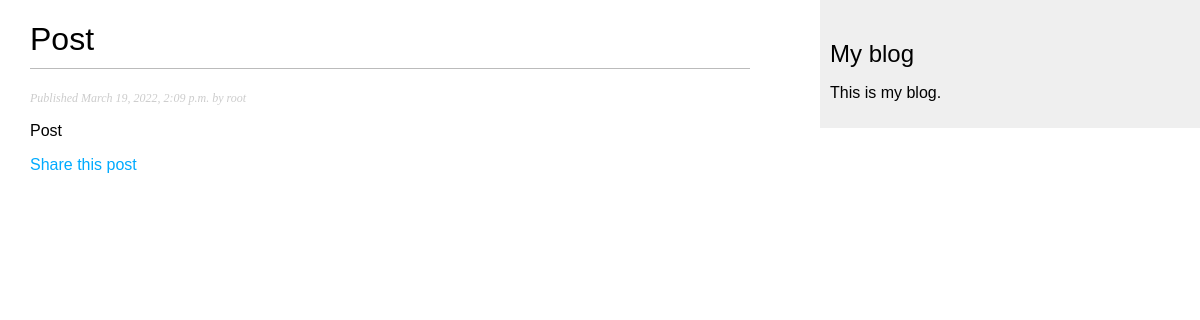
Page /blog/2022/3/19/post/ on the committed database.
### blog/models.py (models this page shows, shortened)
class Post(models.Model):
    STATUS_CHOICE = (
        ('draft', 'Draft'),
        ('published', 'Published')
    )
    title = models.CharField(max_length=250)
    slug = models.SlugField(max_length=250,
                            unique_for_date='publish')
    author = models.ForeignKey(User,
                               on_delete=models.CASCADE,
                               related_name='blog_posts')
    body = models.TextField()
    publish = models.DateTimeField(default=timezone.now)
    created = models.DateTimeField(auto_now_add=True)
    updated = models.DateTimeField(auto_now=True)
    status = models.CharField(max_length=10,
                              choices=STATUS_CHOICE,
                              default='draft')
    objects = models.Manager() # o gerenciador default
    published = PublishedManager() # o nosso gerenciador personalizado
    class Meta:
        ordering = ('-publish',)

### blog/views.py (the view)
# urls.py: path('<int:year>/<int:month>/<int:day>/<slug:post>/', views.post_detail, name='post_detail'),
def post_detail(request, year, month, day, post):
    post = get_object_or_404(Post, slug=post,
                             status='published',
                             publish__year=year,
                             publish__month=month,
                             publish__day=day)
    return render(request, 'blog/post/detail.html', {'post': post})

### blog/templates/blog/post/detail.html (shortened to what this page needs)
{% extends "blog/base.html" %}
{% block content %}
    <h1>{{ post.title }}</h1>
    <p class="date">
        Published {{ post.publish }} by {{ post.author }}
    </p>
    {{ post.body|linebreaks }}
    <p>
        <a href="{% url "blog:post_share" post.id %}">
            Share this post
        </a>
    </p>
{% endblock %}

### blog/static/css/blog.css (style rules this page uses)
body { margin: 0; padding: 0; font-family: helvetica, sans-serif; }
a { color: #00abff; text-decoration: none; }
h1 { font-weight: normal; border-bottom: 1px solid #bbb; padding: 0 0 10px 0; }
p.date { color: #ccc; font-family: georgia, serif; font-size: 12px; font-style: italic; }

### rows in the picture
Post: title "Post", publish "March 19, 2022, 2:09 p.m.", author "root", body "Post"
